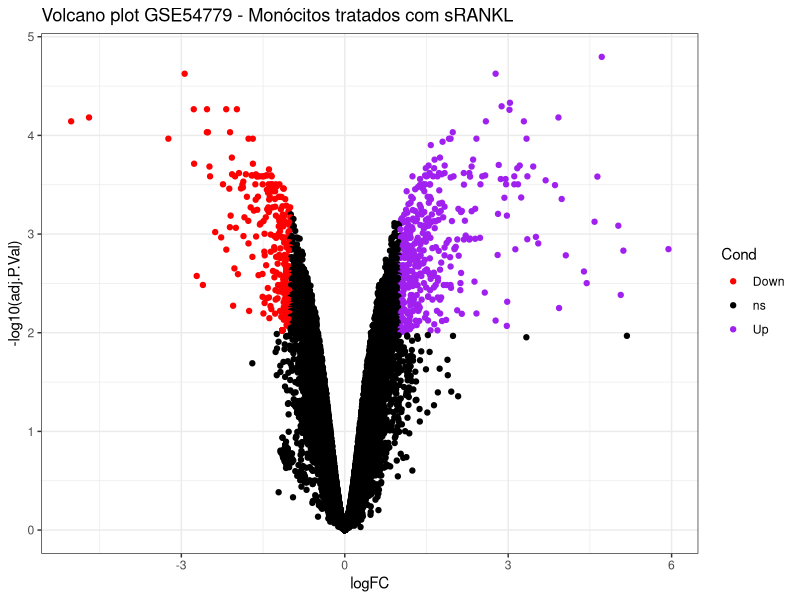

The R script that drew this image:
## ---- chunk 1
library(tidyverse)
## ---- chunk 2
data <- read_tsv(file = "Data/GSE54779_OcMouse/geo2r_GSE54779.txt")

## ---- chunk 3
glimpse(data)
## ---- chunk 4
data %>% 
  mutate(Cond = ifelse(logFC >= 1 & adj.P.Val < .01,"Up",
                       ifelse(logFC <= -1  & adj.P.Val < .01,"Down","ns"))) %>% 
  ggplot(aes(x = logFC, y = -log10(adj.P.Val),col = Cond)) +
  geom_point() +
  scale_color_manual(values = c("Up" = "Purple", "ns" = "black","Down" = "red")) +
  theme_bw() +
  labs(title = "Volcano plot GSE54779 - Monócitos tratados com sRANKL")
## ---- chunk 5
data %>% 
  mutate(Cond = ifelse(logFC >= 1 & adj.P.Val < .01,"Up",
                       ifelse(logFC <= -1  & adj.P.Val < .01,"Down","ns"))) %>% 
  group_by(Cond) %>%
  tally()
